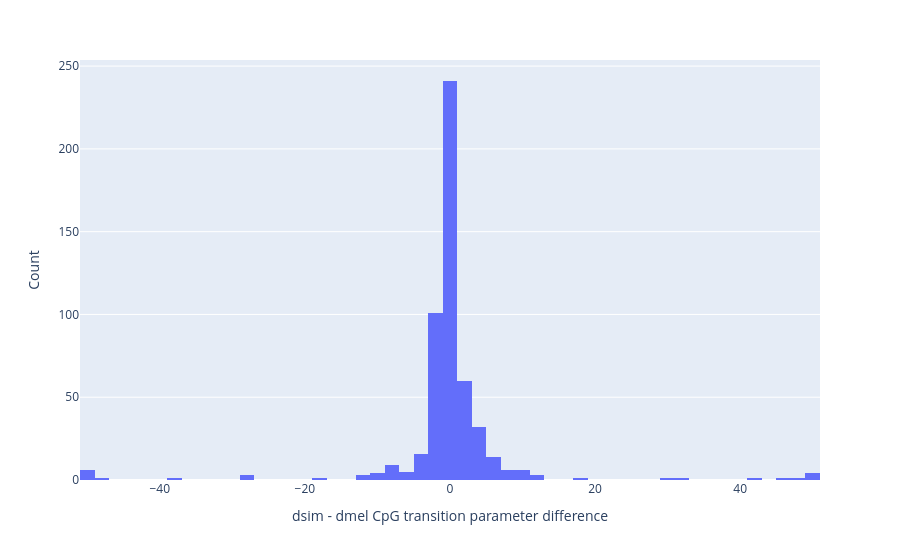

Notebook code for this chart:
### Code cell
# paired difference (dsim - dmel)
df = df.with_columns(
    (pl.col("dsim_cpg") - pl.col("dmel_cpg")).alias("cpg_diff")
)

fig = px.histogram(
    df.to_dict(),
    x="cpg_diff",
)

fig.update_layout(
    xaxis_title="dsim - dmel CpG transition parameter difference",
    yaxis_title="Count",
)

fig.show()
fig.write_image(fig_dir / "paired-diff-hist.jpg")

### Figure 1 — Plotly figure (JSON) as saved in the notebook; plotly's stock layout.template omitted (floating-point values rounded to 4 significant figures; data arrays with more than 128 entries replaced by an {"elided": "..."} marker saying what was removed)
{"data": [{"bingroup": "x", "hovertemplate": "cpg_diff=%{x}<br>count=%{y}<extra></extra>", "legendgroup": "", "marker": {"color": "#636efa", "pattern": {"shape": ""}}, "name": "", "orientation": "v", "showlegend": false, "type": "histogram", "x": {"elided": "522 float values"}, "xaxis": "x", "yaxis": "y"}], "layout": {"barmode": "relative", "legend": {"tracegroupgap": 0}, "margin": {"t": 60}, "xaxis": {"anchor": "y", "domain": [0, 1], "title": {"text": "dsim - dmel CpG transition parameter difference"}}, "yaxis": {"anchor": "x", "domain": [0, 1], "title": {"text": "Count"}}}}
